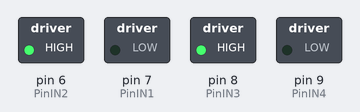
The sketch below on a simulated Arduino Uno, built with avr-gcc and run on an emulated ATmega328P. Parts: switched loads named in the sketch (green lamp = pin HIGH).

Above: at 0.1 s.
Timing chart, 0 to 1.6 s (numbered marks = the images above):
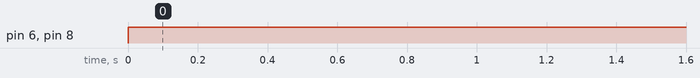

The sketch:

Motores.ino
```cpp
/*- - - - - - - - -
 D9 - PinIN3 - Rojo
 D8 - PinIN4 - Naranja
 D7 - PinIN1 - Amarillo
 D6 - PinIN2 - Verde
 - - - - - - - - -*/
//Motor Izquierdo
int PinIN1 = 7;
int PinIN2 = 6;

//Motor Derecho
int PinIN3 = 8;
int PinIN4 = 9;


void setup() {
  // Inicializar la comunicación serial a 9600 bits por segundo:
  Serial.begin(9600);
  // Configuramos los pines como salida
  pinMode(PinIN1, OUTPUT);
  pinMode(PinIN2, OUTPUT);
  // Configuramos los pines como salida
  pinMode(PinIN3, OUTPUT);
  pinMode(PinIN4, OUTPUT);
}

void loop() {

  GirarMotoresHorario(1000);
  /*DetenerMotores(500);
   GirarMotoresAntihorario(1000);
   DetenerMotores(500);
   MotorIzquierdoAdelante(3000);
   DetenerMotorIzquierdo(1000);
   MotorIzquierdoAtras(3000);
   DetenerMotorIzquierdo(1000);

   MotorDerechoAdelante(3000);
   DetenerMotorDerecho(1000);
   MotorDerechoAtras(3000);
   DetenerMotorDerecho(1000);*/
}

/*CONTROL AMBOS MOTORES*/
void MotoresAdelante(int tiempo_en_segundos){
  MotorIzquierdoAdelante();
  MotorDerechoAdelante();
  delay(tiempo_en_segundos);
}
void MotoresAtras(int tiempo_en_segundos){
  MotorIzquierdoAtras();
  MotorDerechoAtras();
  delay(tiempo_en_segundos);
}
void DetenerMotores(int tiempo_en_segundos){
  DetenerMotorIzquierdo();
  DetenerMotorDerecho();
  delay(tiempo_en_segundos);
}
void GirarMotoresHorario(int tiempo_en_segundos){
  MotorIzquierdoAdelante();
  MotorDerechoAtras();
  delay(tiempo_en_segundos);
}
void GirarMotoresAntihorario(int tiempo_en_segundos){
  MotorIzquierdoAtras();
  MotorDerechoAdelante();
  delay(tiempo_en_segundos);
}

/*CONTROL MOTOR DERECHO SIN PARAMETROS*/
void MotorDerechoAtras(){
  digitalWrite (PinIN3, HIGH);
  digitalWrite (PinIN4, LOW);
}
void MotorDerechoAdelante(){
  digitalWrite (PinIN3, LOW);
  digitalWrite (PinIN4, HIGH);
}
void DetenerMotorDerecho(){
  digitalWrite (PinIN3, LOW);
  digitalWrite (PinIN4, LOW);
}

/*CONTROL MOTOR DERECHO CON PARAMETROS*/
void MotorDerechoAtras(int tiempo_en_segundos){
  digitalWrite (PinIN3, HIGH);
  digitalWrite (PinIN4, LOW);
  delay(tiempo_en_segundos);
}
void MotorDerechoAdelante(int tiempo_en_segundos){
  digitalWrite (PinIN3, LOW);
  digitalWrite (PinIN4, HIGH);
  delay(tiempo_en_segundos);
}
void DetenerMotorDerecho(int tiempo_en_segundos){
  digitalWrite (PinIN3, LOW);
  digitalWrite (PinIN4, LOW);
  delay(tiempo_en_segundos);
}

/*CONTROL MOTOR IZQUIERDO SIN PARAMETROS*/
void MotorIzquierdoAtras(){
  digitalWrite (PinIN1, HIGH);
  digitalWrite (PinIN2, LOW);
}
void MotorIzquierdoAdelante(){
  digitalWrite (PinIN1, LOW);
  digitalWrite (PinIN2, HIGH);
}
void DetenerMotorIzquierdo(){
  digitalWrite (PinIN1, LOW);
  digitalWrite (PinIN2, LOW);
}

/*CONTROL MOTOR IZQUIERDO CON PARAMETROS*/
void MotorIzquierdoAtras(int tiempo_en_segundos){
  digitalWrite (PinIN1, HIGH);
  digitalWrite (PinIN2, LOW);
  delay(tiempo_en_segundos);
}
void MotorIzquierdoAdelante(int tiempo_en_segundos){
  digitalWrite (PinIN1, LOW);
  digitalWrite (PinIN2, HIGH);
  delay(tiempo_en_segundos);
}
void DetenerMotorIzquierdo(int tiempo_en_segundos){
  digitalWrite (PinIN1, LOW);
  digitalWrite (PinIN2, LOW);
  delay(tiempo_en_segundos);
}
```

Measured:
- by itself, pin 6 (PinIN2), pin 8 (PinIN3): LOW → HIGH at 0.00 s
